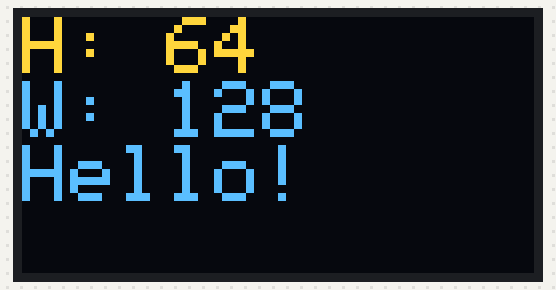
This sketch was run on a simulated Arduino Uno, built with avr-gcc and run on an emulated ATmega328P. Shown: 128×64 one-colour display. The OLED is the two-colour kind (top 16 rows yellow).

Above: at 0.1 s.

The sketch:

oled.ino
```cpp
#include <SPI.h>
#include <Wire.h>
#include <Adafruit_GFX.h>
#include <Adafruit_SSD1306.h>

#define OLED_RESET 4
Adafruit_SSD1306 display(OLED_RESET);

void setup() {
  display.begin(SSD1306_SWITCHCAPVCC, 0x3C);
  display.clearDisplay();
  int h;
  int w;
  h = display.height();
  w = display.width();
  display.setTextSize(2);
  display.setTextColor(WHITE);
  display.setCursor(0,0);
  display.print("H: ");
  display.println(h);
  display.print("W: ");
  display.println(w);
  display.print("Hello!");
  display.display();
}

void loop() {
  // put your main code here, to run repeatedly:

}
```
